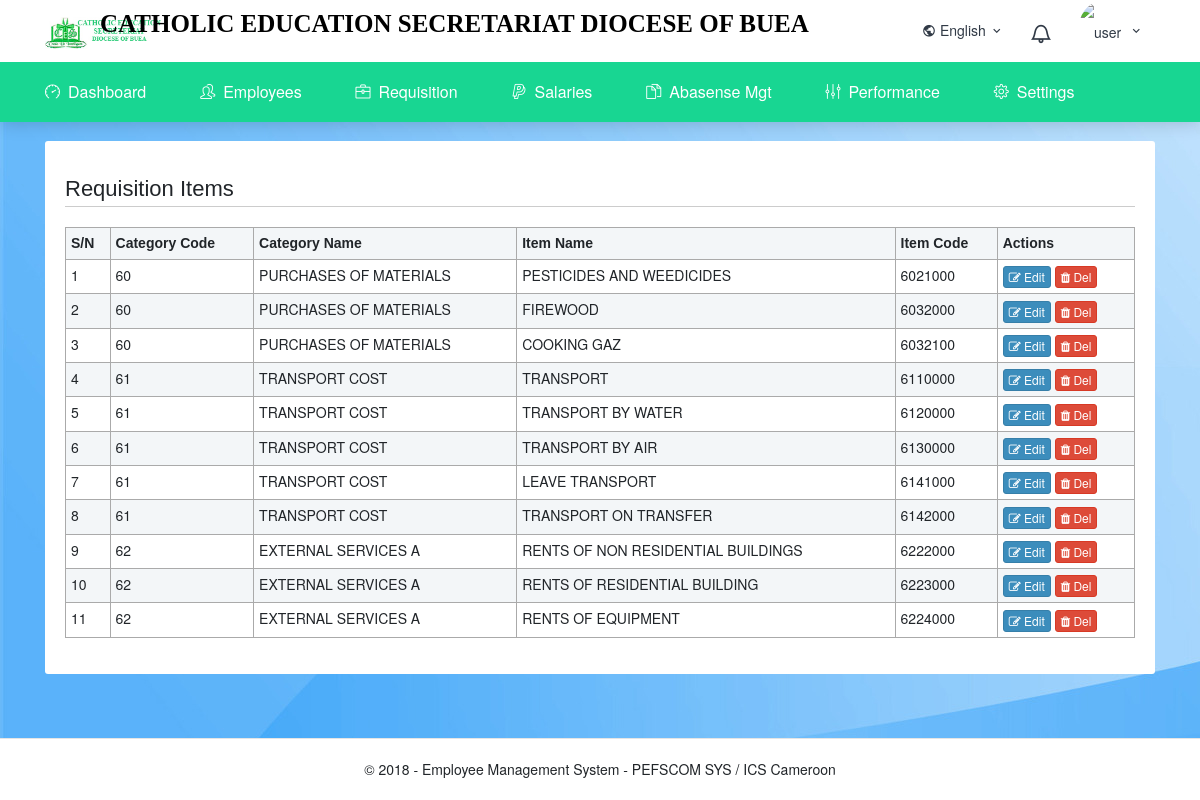
/admin/manage_req_items.php, run on the app's committed database.
### tables this page shows
CREATE TABLE `req_items` (
  `id` int(100) NOT NULL,
  `category_code` varchar(100) NOT NULL,
  `item_name` varchar(200) NOT NULL,
  `item_code` varchar(100) NOT NULL
);

CREATE TABLE `req_categories` (
  `id` int(20) NOT NULL,
  `category_name` varchar(50) NOT NULL,
  `category_code` varchar(50) NOT NULL
);

### admin/manage_req_items.php (the view, shortened to what this page needs)
<?php
$db = new dbc();
$dbc = $db->get_instance();
function getCategory($id)
{
    global $dbc;
    $query = "SELECT `category_name` FROM `req_categories`
            WHERE `category_code` = '$id' ";
    $result = mysqli_query($dbc, $query);
    list($name) = mysqli_fetch_array($result);
    return $name;
}
include_once 'includes/head.php';
 ?>
 <?php
include_once 'includes/top_bar.php';
include_once 'includes/navigation.php';
  ?>
  <br>
  <div class="wrapper">
      <div class="container-fluid">
          <div class="row">
              <div class="col-md-12">
                  <div class="card-box">
                      <h2 class="page-header">
                          Requisition Items
                      </h2>
                      <div class="row">
                          <div class="col-md-12">
                              <div class="table responsive">
                                  <table class="table table-hover table-bordered table-striped">
                                      <tr>
                                          <th>S/N</th>
                                          <th>Category Code</th>
                                          <th>Category Name</th>
                                          <th>Item Name </th>
                                          <th>Item  Code</th>
                                          <th>Actions</th>
                                      </tr>
                                      <?php
                                      $count = 1;
                                      $query = "SELECT * FROM `req_items`  ";
                                      $result = mysqli_query($dbc, $query)
                                        or die("Error");
                                        if(mysqli_num_rows($result) == 0)
                                        {
                                            ?>
                                        <tr>
                                            <td colspan="7" class="text-center">
                                                <strong class="text-primary">No Items yet</strong>
                                            </td>
                                        </tr>
                                            <?php
                                        }
                                        else
                                        {
                                            while($row = mysqli_fetch_array($result))
                                            {
                                                ?>
                                            <tr>
                                                <td><?php echo $count++; ?></td>
                                                <td><?php echo $row['category_code']; ?></td>
                                                <td><?php echo getCategory($row['category_code']); ?></td>
                                                <td><?php echo $row['item_name']; ?></td>
                                                <td><?php echo $row['item_code']; ?></td>
                                                <td>
                                                    <a href="edit_req_item.php?id=<?php echo $row['id']; ?>" class="btn btn-xs btn-primary"
                                                        title="Edit">
                                                        <i class="fa fa-edit"></i>
                                                        Edit
                                                    </a>
                                                    <a href="#" class="btn btn-xs btn-danger delete"
                                                        data-id1="<?php echo $row['id']; ?>">
                                                        <i class="fa fa-trash"></i>
                                                        Del
                                                    </a>
                                                </td>
                                            </tr>
                                                <?php
                                            }
                                        }
                                       ?>
                                  </table>
                              </div>
                          </div>
                      </div>
                  </div>
              </div>
          </div>
      </div>
  </div>
  <?php
include_once 'includes/footer.php';
   ?>
 <?php
include_once 'includes/end.php';
  ?>

### assets/css/app.css (style rules this page uses)
body { background: url('../images/bg.jpg'); }
th { font-weight: bold !important; }

### data on the page
req_items: category_code "60", category_code.category_name "PURCHASES OF MATERIALS", item_name "PESTICIDES AND WEEDICIDES", item_code "6021000"
req_items: category_code "60", category_code.category_name "PURCHASES OF MATERIALS", item_name "FIREWOOD", item_code "6032000"
req_items: category_code "60", category_code.category_name "PURCHASES OF MATERIALS", item_name "COOKING GAZ", item_code "6032100"
req_items: category_code "61", category_code.category_name "TRANSPORT COST", item_name "TRANSPORT", item_code "6110000"
req_items: category_code "61", category_code.category_name "TRANSPORT COST", item_name "TRANSPORT BY WATER", item_code "6120000"
req_items: category_code "61", category_code.category_name "TRANSPORT COST", item_name "TRANSPORT BY AIR", item_code "6130000"
req_items: category_code "61", category_code.category_name "TRANSPORT COST", item_name "LEAVE TRANSPORT", item_code "6141000"
req_items: category_code "61", category_code.category_name "TRANSPORT COST", item_name "TRANSPORT ON TRANSFER", item_code "6142000"
req_items: category_code "62", category_code.category_name "EXTERNAL SERVICES A", item_name "RENTS OF NON RESIDENTIAL BUILDINGS", item_code "6222000"
req_items: category_code "62", category_code.category_name "EXTERNAL SERVICES A", item_name "RENTS OF RESIDENTIAL BUILDING", item_code "6223000"
req_items: category_code "62", category_code.category_name "EXTERNAL SERVICES A", item_name "RENTS OF EQUIPMENT", item_code "6224000"

### other printed values
Company::company_name "CATHOLIC EDUCATION SECRETARIAT DIOCESE OF BUEA"
